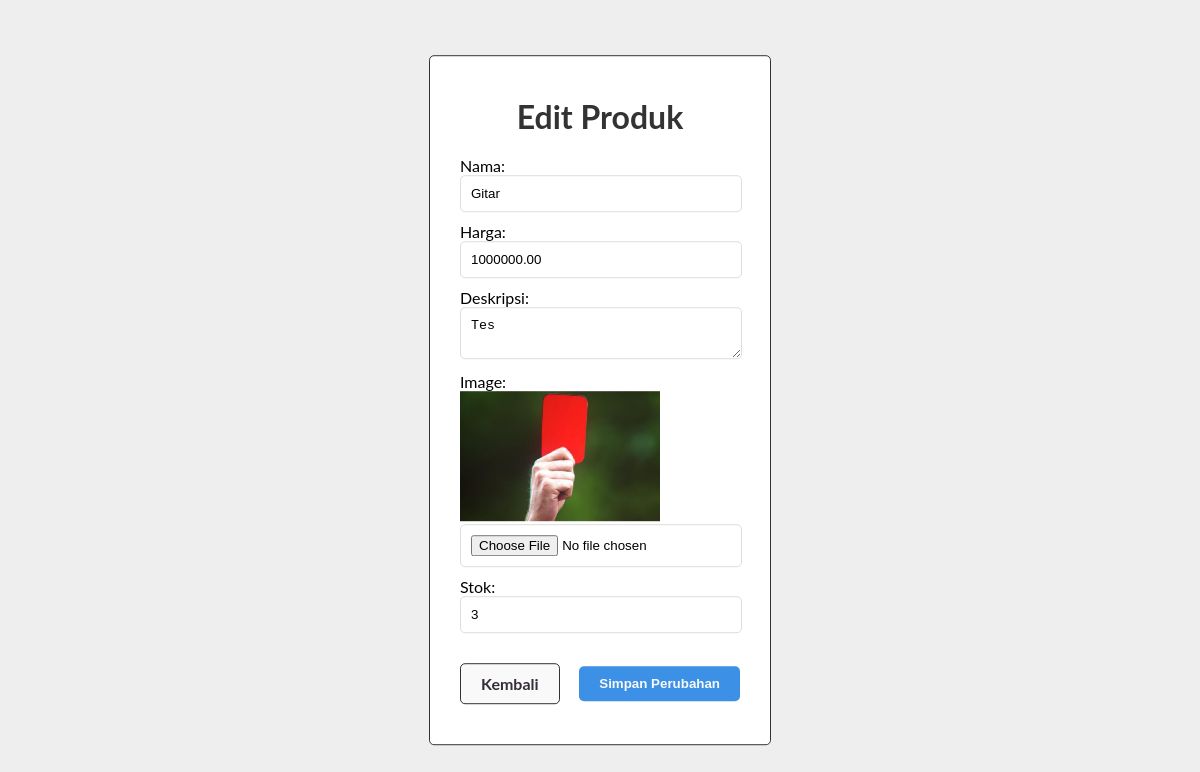
The page /admin/edit_produk.php?id=11 (signed in) on the database its author committed.
### tables this page shows
CREATE TABLE `produk_gitar` (
  `id` int(11) NOT NULL,
  `nama` varchar(100) NOT NULL,
  `harga` decimal(10,2) NOT NULL,
  `deskripsi` text DEFAULT NULL,
  `image_url` varchar(255) DEFAULT NULL,
  `stok` int(11) NOT NULL DEFAULT 0,
  `admin_id` varchar(255) NOT NULL,
  `created_at` timestamp NOT NULL DEFAULT current_timestamp(),
  `updated_at` timestamp NOT NULL DEFAULT current_timestamp() ON UPDATE current_timestamp()
);

### admin/edit_produk.php (the view, shortened to what this page needs)
<?php
include '../config/db.php';
if (isset($_GET['id'])) {
    $id = $_GET['id'];
    $stmt = $pdo->prepare("SELECT * FROM produk_gitar WHERE id = ?");
    $stmt->execute([$id]);
    $produk = $stmt->fetch(PDO::FETCH_ASSOC);
} else {
    header("Location: index.php");
    exit();
}
?>
<!DOCTYPE html>
<html lang="en">
<head>
    <link rel="stylesheet" type="text/css" href="style.css">
</head>
<body>
    <form class="input-form" method="post" enctype="multipart/form-data">
        <h1>Edit Produk</h1>
        Nama:<br>
        <input type="text" name="nama" value="<?= htmlspecialchars($produk['nama']) ?>" required><br>
        Harga:<br>
        <input type="number" name="harga" value="<?= htmlspecialchars($produk['harga']) ?>" required><br>
        Deskripsi:<br>
        <textarea name="deskripsi" required><?= htmlspecialchars($produk['deskripsi']) ?></textarea><br>
        Image:<br>
        <img src="../<?= htmlspecialchars($produk['image_url']) ?>" id="preview" alt="Current Image" style="max-width: 200px; max-height: 200px;"><br>
        <input type="file" name="image" onchange="previewImage(event)"><br>
        Stok:<br>
        <input type="number" name="stok" value="<?= htmlspecialchars($produk['stok']) ?>" required><br>
        <div class="space-between">
            <a class="cancel-button" href="index.php">Kembali</a>
            <button class="submit-button" type="submit">Simpan Perubahan</button>
        </div>
    </form>
</body>
</html>

### admin/style.css (style rules this page uses)
body { font-family: 'Lato', sans-serif; margin: 0; padding: 0; background-color: #eee; overflow-y: hidden; min-height: 100vh; display: flex; align-items: center; justify-content: center; }
h1 { text-align: center; color: #333; margin-bottom: 20px; }
.input-form { position: fixed; top: 50%; left: 50%; background-color: #FFF; border: 1px solid #333; transform: translate(-50%, -50%); padding: 20px 30px; border-radius: 5px; min-width: 280px; }
.space-between { display: flex; justify-content: space-between; align-items: center; }
.input-form .space-between { margin: 20px 0; }
.input-form .space-between .submit-button { color: #F9F9F9; background-color: #3C91E6; width: fit-content; font-weight: bold; padding: 10px 20px; }
.input-form .space-between a.cancel-button { text-decoration: none; color: #342E37; background-color: #F9F9F9; border: 1px solid #342E37; padding: 10px 20px; border-radius: 5px; transition: .3s; font-weight: bold; }
input[type="text"], input[type="password"], input[type="number"], input[type="file"], textarea { width: calc(100% - 20px); padding: 10px; margin-bottom: 10px; border: 1px solid #ddd; border-radius: 5px; }
button[type="submit"] { width: 100%; padding: 10px; background-color: #3C91E6; color: #FFF; border: none; border-radius: 5px; cursor: pointer; transition: .3s; }

### rows shown on the page
produk_gitar: nama "Gitar", harga "1000000.00", deskripsi "Tes", image_url (picture), stok "3"
